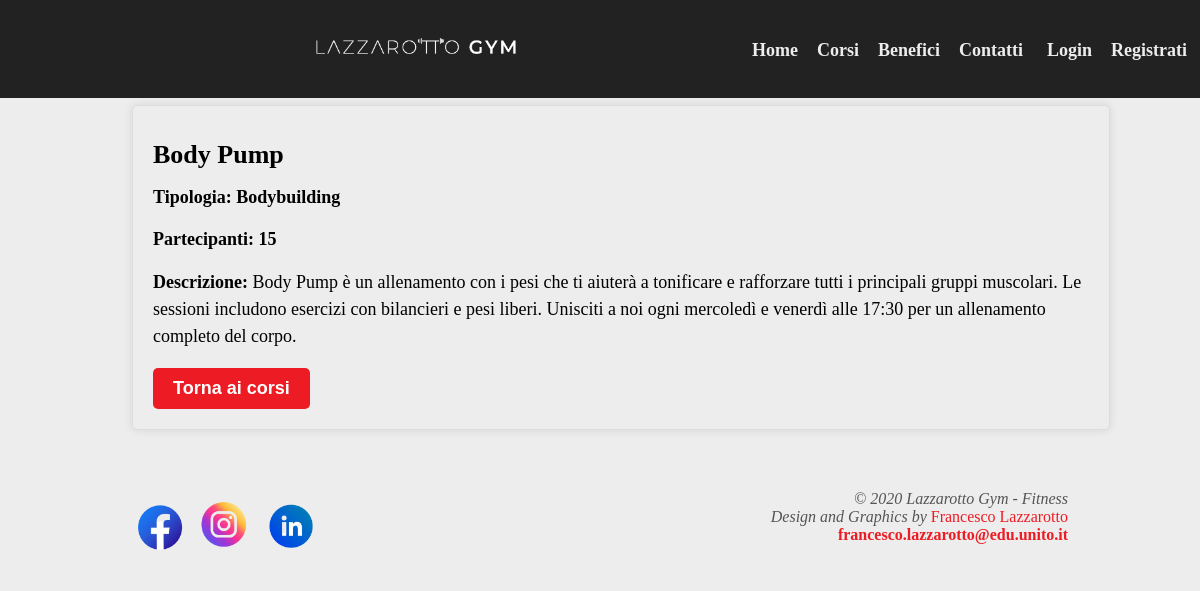
The app's page /paginacorso.php?id=19 with its own data.
### tables this page shows
CREATE TABLE `corso` (
  `id_corso` int(10) NOT NULL,
  `nome` varchar(255) NOT NULL,
  `tipologia` varchar(255) NOT NULL,
  `descrizione` varchar(500) DEFAULT NULL,
  `partecipanti` int(10) NOT NULL,
  `orario` datetime DEFAULT NULL
);

### paginacorso.php (the view, shortened to what this page needs)
<?php
$bottone_login = '<a class="" href="login.php">Login</a>';
$bottone_utente = '<a class="" href="registrazione.php">Registrati </a>';
if (isset($_GET['id'])) {
  $corso_id = $_GET['id'];
  $connessione = connessione_database();
  $query = "SELECT * FROM Corso WHERE id_Corso = $corso_id";
  $risultato = mysqli_query($connessione, $query);
  if (mysqli_num_rows($risultato) > 0) {
    $corso = mysqli_fetch_assoc($risultato);
  }
} else {
  echo "ID del corso non specificato.";
}
?>
<!DOCTYPE html>
<html lang=it dir="ltr">
<head>
  <link rel="stylesheet" href="style.css" type="text/css">
</head>
<body>
  <nav id="navigation" class="menu1">
    <table>
      <tr>
         <td id="tdsx">  <img src="immagini/LOGO_1.png" alt="logo palestra" class="logonuovo">  </td>
        <br>
        <td>
          <ul>
            <li><a href="homee.php">Home</a></li>
            <li><a href="corsi.php">Corsi</a></li>
            <li> <a href="benefici.php"> Benefici </a> </li>
            <li><a href="contatti.php">Contatti</a></li>
            <li id="logoutpos">
              <?php echo $bottone_login ?>
            </li>
            <li>
              <?php echo $bottone_utente ?>
            </li>
          </ul>
        </td>
      </tr>
    </table>
  </nav>
  <br> <br> <br> <br> <br>
<div id="content2" class="course-details">
  <?php
  if (isset($corso)) {
    echo "<div class='course-info'>";
    echo "<h1 class='course-title'>" . $corso['nome'] . "</h1>";
    echo "<p class='course-type'><strong>Tipologia:</strong> " . $corso['tipologia'] . "</p>";
    echo "<p class='course-participants'><strong>Partecipanti:</strong> " . $corso['partecipanti'] . "</p>";
    echo "</div>";
    echo "<p class='course-description'> <strong> Descrizione: </strong>" . $corso['descrizione'] . "</p>";
  }
  ?>
  <a href="corsi.php" class="return-button">
    <button class="back">Torna ai corsi</button>
  </a>
</div>
  <footer>
    <div id="social">
      <table>
        <tr>
          <td>
            <a href="https://www.facebook.com" target="_blank"> <img src="immagini/fb1.png" id="socialimg1"
                alt="logo facebook" title="contatti"> </a>
          </td>
          <td>
            <a href="https://www.instagram.com" target="_blank"> <img src="immagini/ig1.png" id="socialimg2"
                alt="logo instagram" title="contatti"> </a>
          </td>
          <td>
            <a href="https://www.linkedin.com/in/francesco-lazzarotto-a09aa51ba/" target="_blank"> <img
                src="immagini/ln1.png" id="socialimg3" alt="logo linkedin" title="contatti"> </a>
          </td>
        </tr>
      </table>
    </div>
    &copy; <em> 2020 Lazzarotto Gym - Fitness <br>
      Design and Graphics by </em> <a href="linkedin.com/in/francesco-lazzarotto-a09aa51ba/" target="_blank"
      class="cop">Francesco Lazzarotto </a> <br>
    <a href="https://mail.google.com/mail/u/0/#inbox" target="_blank" class="cop1">
      francesco.lazzarotto@edu.unito.it
      <br>
  </footer>
</body>
</html>

### style.css (style rules this page uses)
body { background-color : #ededed; margin : 0; }
h1, h2 { font-weight : bolder; }
.logonuovo { width: auto; height: 50px; width: auto; }
#content2 { width: 78%; margin-top: 15px; margin-left: 11%; margin-right: 11%; background-color: #ededed; padding-bottom: 20px; line-height: 24px; display: block; }
.menu1 { position: fixed; top: 0; left: 0; width: 100%; background-color: #222; padding-left: 70px; z-index: 1000; }
.menu1 table { width: 100%; }
.menu1 ul { list-style-type: none; margin: 0; padding: 0; }
.menu1 li { display: inline; }
.menu1 a { border: none; background-color: #222; color: #ededed; font-family: Arial Black; padding: 10px 0 10px 15px; font-size: 18px; font-weight: 700; text-decoration: none; }
#navigation ul, #navigation li { display : inline-block; }
#navigation, #navigation a { padding-left : 300px; padding-bottom: 20px; }
#navigation a { border : none; color : #ededed; font-family : Arial Black; padding : 5px 0 5px 15px; font-size : 18px; font-weight : 700; text-decoration : none; }
#logoutpos { display: inline-block; text-decoration: none; margin-left: 5px; padding-top: 5px; }
#tdsx { width : 430px; background-color: transparent; }
#socialimg1 { width : 50px; height : 50px; }
#socialimg2 { width : 70px; height : 70px; }
#socialimg3 { width : 60px; height : 60px; }
footer { padding-top : 30px; color : #555555; width : 78%; margin-left : 11%; margin-right : 11%; margin-top : 30px; margin-bottom : 30px; background-color : #ededed; text-align : right; padding-bottom : 15px; }
.cop { text-decoration : none; color : #ed1c24; font-family : Arial Black; }
.cop1 { text-decoration : none; font-family : Arial Black; color : #ed1c24; font-weight : bolder; }
#social { float : left; }
.course-details { display: flex; justify-content: space-between; align-items: flex-start; background-color: #f9f9f9; border: 1px solid #ddd; border-radius: 5px; padding: 20px; margin: 20px; box-shadow: 0 0 10px rgba(0, 0, 0, 0.1); max-width: 1125px; margin: 0 auto; }
.course-info { flex: 1; padding-right: 20px; }
.course-title { font-size: 26px; font-weight: bold; }
.course-type, .course-schedule, .course-participants { font-size: 18px; font-weight: 600; }
.course-description { font-size: 18px; max-width: 100%; line-height: 1.5; }
.return-button { flex: 0 0 20%; text-align: right; }
.back { background-color: #ed1c24; color: white; padding: 10px 20px; border: none; border-radius: 5px; text-decoration: none; font-size: 18px; font-weight: bold; transition: background-color 0.3s; }

### records on screen
corso: nome "Body Pump", tipologia "Bodybuilding", partecipanti "15", descrizione "Body Pump è un allenamento con i pesi che ti aiuterà a tonificare e rafforzare tutti i principali gruppi muscolari. Le sessioni includono esercizi con bilancieri e pesi liberi. Unisciti a noi ogni mercoledì e venerdì alle 17:30 per un allenamento completo del corpo."
